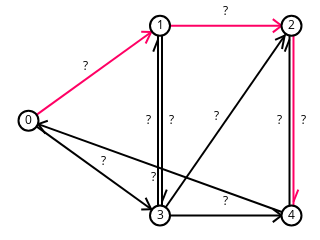

Notebook code cell kept with this figure:
### Markdown cell above
### Exercício 6

Use cores para dar um exemplo de caminho no grafo `dg`.

### Code cell
dg.edges[0, 1]['color'] = (255, 0, 100)
dg.edges[1, 2]['color'] = (255, 0, 100)
dg.edges[2, 4]['color'] = (255, 0, 100)
sn.show_graph(dg, nlab=True, elab=True)

### Figure 1 — Plotly figure (JSON) as saved in the notebook; plotly's stock layout.template omitted (floating-point values rounded to 4 significant figures)
{"data": [{"hoverinfo": "none", "line": {"color": "rgb(255, 0, 100)", "width": 2}, "mode": "lines", "x": [0, 0.5, null, 0.4664, 0.4454, null, 0.4664, 0.4286, null, 0.5, 1, null, 0.9621, 0.9289, null, 0.9621, 0.9289, null, 1.008, 1.008, null, 1.008, 1.026, null], "y": [0.5, 1, null, 0.9664, 0.9062, null, 0.9664, 0.9678, null, 1, 1, null, 1, 0.9653, null, 1, 1.035, null, 1, 0, null, 0.07246, 0.1361, null]}, {"hoverinfo": "none", "line": {"color": "rgb(0, 0, 0)", "width": 2}, "mode": "lines", "x": [0, 0.5, null, 0.4664, 0.4286, null, 0.4664, 0.4454, null, 0.5076, 0.5076, null, 0.5076, 0.5257, null, 0.4924, 0.4924, null, 0.4924, 0.4743, null, 0.5, 1, null, 0.9738, 0.964, null, 0.9738, 0.9377, null, 0.5, 1, null, 0.9621, 0.9289, null, 0.9621, 0.9289, null, 1, 0, null, 0.03665, 0.0734, null, 0.03665, 0.06422, null, 0.9924, 0.9924, null, 0.9924, 0.9743, null], "y": [0.5, 0, null, 0.03357, 0.03224, null, 0.03357, 0.09382, null, 1, 0, null, 0.07246, 0.1361, null, 0, 1, null, 0.9275, 0.8639, null, 0, 1, null, 0.9476, 0.8777, null, 0.9476, 0.9257, null, 0, 0, null, 0, -0.03474, null, 0, 0.03474, null, 0, 0.5, null, 0.4817, 0.4992, null, 0.4817, 0.432, null, 0, 1, null, 0.9275, 0.8639, null]}, {"hoverinfo": "none", "marker": {"color": "rgb(255, 255, 255)", "line": {"color": "rgb(0, 0, 0)", "width": 2}, "size": 20}, "mode": "markers+text", "text": ["0", "1", "2", "3", "4"], "textfont": {"color": "rgb(0, 0, 0)"}, "textposition": "middle center", "x": [0, 0.5, 1, 0.5, 1], "y": [0.5, 1, 1, 0, 0]}, {"hoverinfo": "none", "mode": "text", "text": ["?", "?", "?", "?", "?", "?", "?", "?", "?", "?"], "textfont": {"color": "rgb(0, 0, 0)"}, "textposition": "middle center", "x": [0.2164, 0.2836, 0.75, 0.5455, 1.045, 0.4545, 0.7134, 0.75, 0.4738, 0.9545], "y": [0.7836, 0.2836, 1.072, 0.5, 0.5, 0.5, 0.5183, 0.07246, 0.1976, 0.5]}], "layout": {"height": 180, "margin": {"b": 0, "l": 0, "r": 0, "t": 0}, "showlegend": false, "width": 320, "xaxis": {"showgrid": false, "showticklabels": false, "zeroline": false}, "yaxis": {"showgrid": false, "showticklabels": false, "zeroline": false}}}
